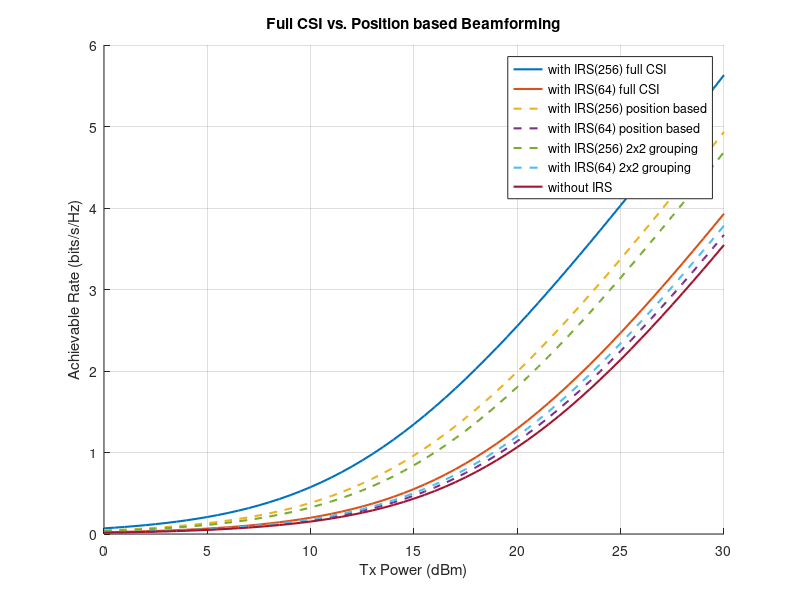
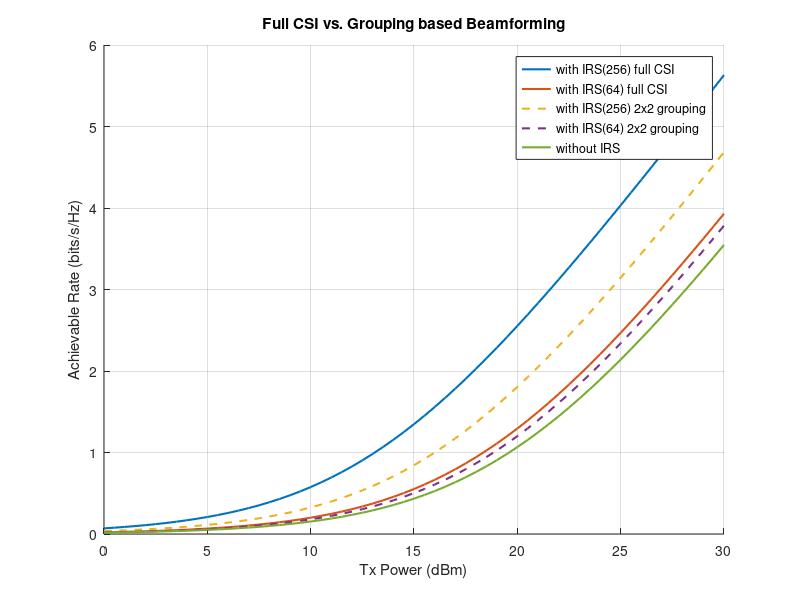

The MATLAB script that drew these images, in order:
clear all; 
close all; clc;

load('data_txpower2');

fig1 = figure;
hold on;
plot(p_sig_dBm, R_irs_256_full,'-','LineWidth',1.5);
plot(p_sig_dBm, R_irs_64_full,'-','LineWidth',1.5);
plot(p_sig_dBm, R_irs_256,'--','LineWidth',1.5);
plot(p_sig_dBm, R_irs_64,'--','LineWidth',1.5);
plot(p_sig_dBm, R_irs_256_full_sub,'--','LineWidth',1.5);
plot(p_sig_dBm, R_irs_64_full_sub,'--','LineWidth',1.5);
plot(p_sig_dBm, R_nirs,'-','LineWidth',1.5);
hold off;
grid on;
xlabel('Tx Power (dBm)');
ylabel('Achievable Rate (bits/s/Hz)');
legend('with IRS(256) full CSI','with IRS(64) full CSI', ...
       'with IRS(256) position based','with IRS(64) position based',...
       'with IRS(256) 2x2 grouping','with IRS(64) 2x2 grouping',...
       'without IRS','Location','best');
title('Full CSI vs. Position based Beamforming');
print(gcf,'achievable_rate_vs_txpower_pos.png','-dpng','-r400');


fig2 = figure;
hold on;
plot(p_sig_dBm, R_irs_256_full,'-','LineWidth',1.5);
plot(p_sig_dBm, R_irs_64_full,'-','LineWidth',1.5);
plot(p_sig_dBm, R_irs_256_full_sub,'--','LineWidth',1.5);
plot(p_sig_dBm, R_irs_64_full_sub,'--','LineWidth',1.5);
plot(p_sig_dBm, R_nirs,'-','LineWidth',1.5);
hold off;
grid on;
xlabel('Tx Power (dBm)');
ylabel('Achievable Rate (bits/s/Hz)');
legend('with IRS(256) full CSI','with IRS(64) full CSI', ...
   'with IRS(256) 2x2 grouping','with IRS(64) 2x2 grouping', ...
       'without IRS','Location','best');
title('Full CSI vs. Grouping based Beamforming');
print(gcf,'achievable_rate_vs_txpower_sub.png','-dpng','-r400');


